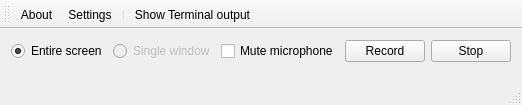
<?xml version="1.0" encoding="UTF-8"?>
<ui version="4.0">
 <class>MainWindow</class>
 <widget class="QMainWindow" name="MainWindow">
  <property name="geometry">
   <rect>
    <x>0</x>
    <y>0</y>
    <width>508</width>
    <height>105</height>
   </rect>
  </property>
  <property name="windowTitle">
   <string>FDesktopRecorder</string>
  </property>
  <widget class="QWidget" name="centralWidget">
   <layout class="QHBoxLayout" name="horizontalLayout">
    <item>
     <layout class="QGridLayout" name="gridLayout">
      <property name="sizeConstraint">
       <enum>QLayout::SetMinimumSize</enum>
      </property>
      <item row="0" column="1">
       <widget class="QRadioButton" name="radioButtonEntirescreen">
        <property name="text">
         <string>Entire screen</string>
        </property>
        <property name="checked">
         <bool>true</bool>
        </property>
       </widget>
      </item>
      <item row="0" column="2">
       <widget class="QRadioButton" name="radioButtonSinglewindow">
        <property name="enabled">
         <bool>false</bool>
        </property>
        <property name="text">
         <string>Single window</string>
        </property>
       </widget>
      </item>
      <item row="0" column="4">
       <widget class="QPushButton" name="pushButtonStartrecord">
        <property name="text">
         <string>Record</string>
        </property>
       </widget>
      </item>
      <item row="1" column="2">
       <spacer name="verticalSpacer">
        <property name="orientation">
         <enum>Qt::Vertical</enum>
        </property>
        <property name="sizeHint" stdset="0">
         <size>
          <width>20</width>
          <height>40</height>
         </size>
        </property>
       </spacer>
      </item>
      <item row="0" column="5">
       <widget class="QPushButton" name="pushButtonStoprecord">
        <property name="text">
         <string>Stop</string>
        </property>
       </widget>
      </item>
      <item row="0" column="3">
       <widget class="QCheckBox" name="checkBoxRecordaudio">
        <property name="text">
         <string>Mute microphone</string>
        </property>
        <property name="checked">
         <bool>false</bool>
        </property>
       </widget>
      </item>
     </layout>
    </item>
   </layout>
  </widget>
  <widget class="QMenuBar" name="menuBar">
   <property name="geometry">
    <rect>
     <x>0</x>
     <y>0</y>
     <width>508</width>
     <height>21</height>
    </rect>
   </property>
  </widget>
  <widget class="QToolBar" name="mainToolBar">
   <attribute name="toolBarArea">
    <enum>TopToolBarArea</enum>
   </attribute>
   <attribute name="toolBarBreak">
    <bool>false</bool>
   </attribute>
   <addaction name="actionAbout"/>
   <addaction name="actionSettings"/>
   <addaction name="separator"/>
   <addaction name="actionShow_Terminal_output"/>
  </widget>
  <widget class="QStatusBar" name="statusBar"/>
  <action name="actionAbout">
   <property name="text">
    <string>About</string>
   </property>
   <property name="toolTip">
    <string>About</string>
   </property>
  </action>
  <action name="actionSettings">
   <property name="text">
    <string>Settings</string>
   </property>
  </action>
  <action name="actionShow_Terminal_output">
   <property name="text">
    <string>Show Terminal output</string>
   </property>
  </action>
 </widget>
 <layoutdefault spacing="6" margin="11"/>
 <resources/>
 <connections/>
</ui>
